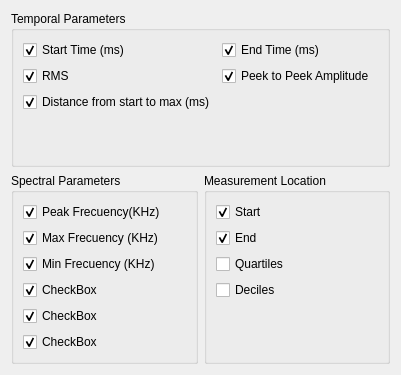
<?xml version="1.0" encoding="UTF-8"?>
<ui version="4.0">
 <class>ParameterMeasurement</class>
 <widget class="QDialog" name="ParameterMeasurement">
  <property name="geometry">
   <rect>
    <x>0</x>
    <y>0</y>
    <width>401</width>
    <height>375</height>
   </rect>
  </property>
  <property name="sizePolicy">
   <sizepolicy hsizetype="Maximum" vsizetype="Maximum">
    <horstretch>0</horstretch>
    <verstretch>0</verstretch>
   </sizepolicy>
  </property>
  <property name="windowTitle">
   <string>Parameter Measurement</string>
  </property>
  <property name="sizeGripEnabled">
   <bool>false</bool>
  </property>
  <layout class="QGridLayout" name="gridLayout_3">
   <item row="1" column="2">
    <widget class="QGroupBox" name="gboxSpectral">
     <property name="title">
      <string>Spectral Parameters</string>
     </property>
     <layout class="QFormLayout" name="formLayout_2">
      <property name="fieldGrowthPolicy">
       <enum>QFormLayout::AllNonFixedFieldsGrow</enum>
      </property>
      <item row="1" column="0">
       <widget class="QCheckBox" name="cbxDistancefromStartToMax_2">
        <property name="text">
         <string>Peak Frecuency(KHz)</string>
        </property>
        <property name="checked">
         <bool>true</bool>
        </property>
       </widget>
      </item>
      <item row="2" column="0">
       <widget class="QCheckBox" name="checkBox">
        <property name="text">
         <string>Max Frecuency (KHz)</string>
        </property>
        <property name="checked">
         <bool>true</bool>
        </property>
       </widget>
      </item>
      <item row="3" column="0">
       <widget class="QCheckBox" name="checkBox_2">
        <property name="text">
         <string>Min Frecuency (KHz)</string>
        </property>
        <property name="checked">
         <bool>true</bool>
        </property>
       </widget>
      </item>
      <item row="4" column="0">
       <widget class="QCheckBox" name="checkBox_4">
        <property name="text">
         <string>CheckBox</string>
        </property>
        <property name="checked">
         <bool>true</bool>
        </property>
       </widget>
      </item>
      <item row="5" column="0">
       <widget class="QCheckBox" name="checkBox_3">
        <property name="text">
         <string>CheckBox</string>
        </property>
        <property name="checked">
         <bool>true</bool>
        </property>
       </widget>
      </item>
      <item row="6" column="0">
       <widget class="QCheckBox" name="checkBox_5">
        <property name="text">
         <string>CheckBox</string>
        </property>
        <property name="checked">
         <bool>true</bool>
        </property>
       </widget>
      </item>
     </layout>
    </widget>
   </item>
   <item row="1" column="3">
    <widget class="QGroupBox" name="groupBox">
     <property name="title">
      <string>Measurement Location</string>
     </property>
     <layout class="QFormLayout" name="formLayout_3">
      <item row="0" column="0">
       <widget class="QCheckBox" name="checkBox_6">
        <property name="text">
         <string>Start</string>
        </property>
        <property name="checked">
         <bool>true</bool>
        </property>
       </widget>
      </item>
      <item row="1" column="0">
       <widget class="QCheckBox" name="checkBox_7">
        <property name="text">
         <string>End</string>
        </property>
        <property name="checked">
         <bool>true</bool>
        </property>
       </widget>
      </item>
      <item row="2" column="0">
       <widget class="QCheckBox" name="checkBox_8">
        <property name="text">
         <string>Quartiles</string>
        </property>
       </widget>
      </item>
      <item row="3" column="0">
       <widget class="QCheckBox" name="checkBox_9">
        <property name="text">
         <string>Deciles</string>
        </property>
       </widget>
      </item>
     </layout>
    </widget>
   </item>
   <item row="0" column="2" colspan="2">
    <widget class="QGroupBox" name="gboxOscilogramParameters">
     <property name="sizePolicy">
      <sizepolicy hsizetype="Expanding" vsizetype="Expanding">
       <horstretch>0</horstretch>
       <verstretch>0</verstretch>
      </sizepolicy>
     </property>
     <property name="title">
      <string>Temporal Parameters</string>
     </property>
     <layout class="QFormLayout" name="formLayout">
      <property name="fieldGrowthPolicy">
       <enum>QFormLayout::AllNonFixedFieldsGrow</enum>
      </property>
      <item row="0" column="0">
       <widget class="QCheckBox" name="cbxStartTime">
        <property name="text">
         <string>Start Time (ms)</string>
        </property>
        <property name="checked">
         <bool>true</bool>
        </property>
       </widget>
      </item>
      <item row="0" column="1">
       <widget class="QCheckBox" name="cbxEndTime">
        <property name="text">
         <string>End Time (ms)</string>
        </property>
        <property name="checked">
         <bool>true</bool>
        </property>
       </widget>
      </item>
      <item row="1" column="0">
       <widget class="QCheckBox" name="cbxRms">
        <property name="text">
         <string>RMS</string>
        </property>
        <property name="checked">
         <bool>true</bool>
        </property>
       </widget>
      </item>
      <item row="1" column="1">
       <widget class="QCheckBox" name="cbxPeekToPeek">
        <property name="text">
         <string>Peek to Peek Amplitude</string>
        </property>
        <property name="checked">
         <bool>true</bool>
        </property>
       </widget>
      </item>
      <item row="2" column="0">
       <widget class="QCheckBox" name="cbxDistancefromStartToMax">
        <property name="text">
         <string>Distance from start to max (ms)</string>
        </property>
        <property name="checked">
         <bool>true</bool>
        </property>
       </widget>
      </item>
     </layout>
    </widget>
   </item>
  </layout>
 </widget>
 <resources>
  <include location="resources/icons.qrc"/>
 </resources>
 <connections/>
</ui>
